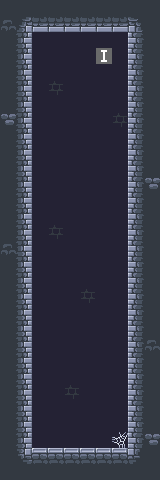

Rendered tile map (Tiled .tmx) drawn with the repository's tilesets; below, a short description and the full map source, tile grids included:
An orthogonal 10x30 tile map with 16x16 px tiles, 1 tile layer (Tile layer), 2 tilesets and 4 objects (Spawner, 1 level loader, Player).

<map version="1.5" tiledversion="1.5.0" orientation="orthogonal" renderorder="right-down" width="10" height="30" tilewidth="16" tileheight="16" infinite="0" nextlayerid="5" nextobjectid="5">
 <tileset firstgid="1" source="dungeon.tsx" />
 <tileset firstgid="64" source="objects.tsx" />
 <objectgroup id="2" name="CameraFrame level" locked="1">
  <object id="4" x="0" y="0" width="160" height="480">
   <properties>
    <property name="CameraMaxYSize" type="float" value="1000" />
    <property name="Class" value="CameraFrame" />
   </properties>
  </object>
 </objectgroup>
 <layer id="1" name="Tile layer" width="10" height="30" locked="1">
  <data encoding="csv">
11,11,11,11,11,11,11,11,11,11,
40,37,20,20,20,20,20,20,38,11,
11,12,63,63,63,63,63,63,10,11,
11,12,63,63,63,63,66,63,10,11,
11,12,63,63,63,63,63,63,10,11,
11,12,63,55,63,63,63,63,10,11,
11,12,63,63,63,63,63,63,10,11,
39,12,63,63,63,63,63,55,10,11,
11,12,63,63,63,63,63,63,10,11,
11,12,63,63,63,63,63,63,10,11,
11,12,63,63,63,63,63,63,10,11,
11,12,63,63,63,63,63,63,10,39,
11,12,63,63,63,63,63,63,10,11,
11,12,63,63,63,63,63,63,10,11,
11,12,63,55,63,63,63,63,10,11,
40,12,63,63,63,63,63,63,10,11,
11,12,63,63,63,63,63,63,10,11,
11,12,63,63,63,63,63,63,10,11,
11,12,63,63,63,55,63,63,10,11,
11,12,63,63,63,63,63,63,10,11,
11,12,63,63,63,63,63,63,10,11,
11,12,63,63,63,63,63,63,10,40,
11,12,63,63,63,63,63,63,10,11,
11,12,63,63,63,63,63,63,10,11,
11,12,63,63,55,63,63,63,10,11,
11,12,63,63,63,63,63,63,10,11,
11,12,63,63,63,63,63,63,10,11,
11,12,63,63,63,63,63,48,10,39,
11,46,2,2,2,2,2,2,47,11,
11,11,11,11,11,11,11,11,11,11
</data>
 </layer>
 <objectgroup id="3" name="Objects" locked="1">
  <object id="1" name="Spawner" gid="70" x="48" y="80" width="16" height="16">
   <properties>
    <property name="Class" value="Spawner" />
    <property name="ObjectName" value="projectile" />
   </properties>
  </object>
  <object id="2" name="1 level loader" gid="36" x="96" y="80" width="16" height="16">
   <properties>
    <property name="Class" value="LevelLoader" />
    <property name="LevelToLoad" value="Maps/main.tmx" />
   </properties>
  </object>
 </objectgroup>
 <objectgroup id="4" name="Player level">
  <object id="3" name="Player" gid="67" x="70.8913" y="80.7034" width="15" height="31">
   <properties>
    <property name="AnimationTime" type="float" value="0.5" />
    <property name="Class" value="TopDownPlayer" />
    <property name="MoveAnimationDown" value="Sprites/PlayerAnimation" />
    <property name="TopDownSpeed" type="float" value="64" />
   </properties>
  </object>
 </objectgroup>
</map>